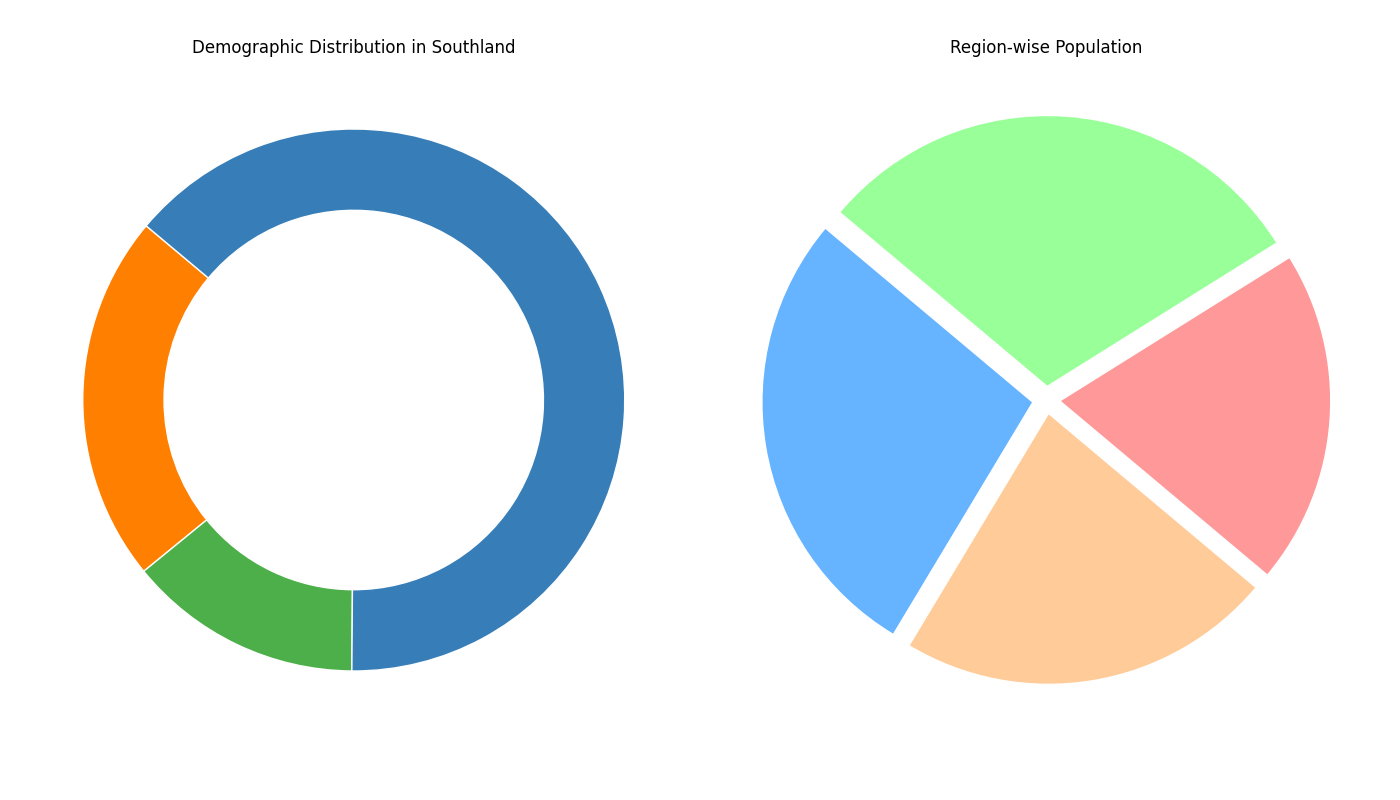

Recreate this plot in Python.
import matplotlib.pyplot as plt
import numpy as np

# Shuffled regions and corresponding data
regions = ['Central', 'Westland', 'Northland', 'Southland']
population_percentages = [22, 18, 16, 24]

# Shuffled demographics labels and data
demographics_labels = ['Seniors (65+)', 'Children (<18)', 'Adults (18-64)']
demographics_data = {
    'Seniors (65+)': [30, 30, 32, 22],
    'Children (<18)': [16, 18, 12, 14],
    'Adults (18-64)': [54, 52, 56, 64]
}

region_colors = ['#66b3ff', '#ffcc99', '#ff9999', '#99ff99']
demographic_colors = ['#ff7f00', '#4daf4a', '#377eb8']

fig, ax = plt.subplots(1, 2, figsize=(14, 8))

# Plot pie charts for demographics within randomly shuffled regions
for i, region in enumerate(regions):
    demographic_data = [demographics_data[label][i] for label in demographics_labels]
    ax[0].pie(
        demographic_data, colors=demographic_colors, startangle=140, 
        wedgeprops=dict(edgecolor='white', width=0.3)
    )
    ax[0].set_title(f'Demographic Distribution in {region}')

# Create pie chart for shuffled population distribution by region
ax[1].pie(
    population_percentages, colors=region_colors, startangle=140,
    wedgeprops=dict(edgecolor='white'), explode=(0.05, 0.05, 0.05, 0.05), pctdistance=0.85
)
ax[1].set_title('Region-wise Population')

plt.tight_layout()
plt.show()
